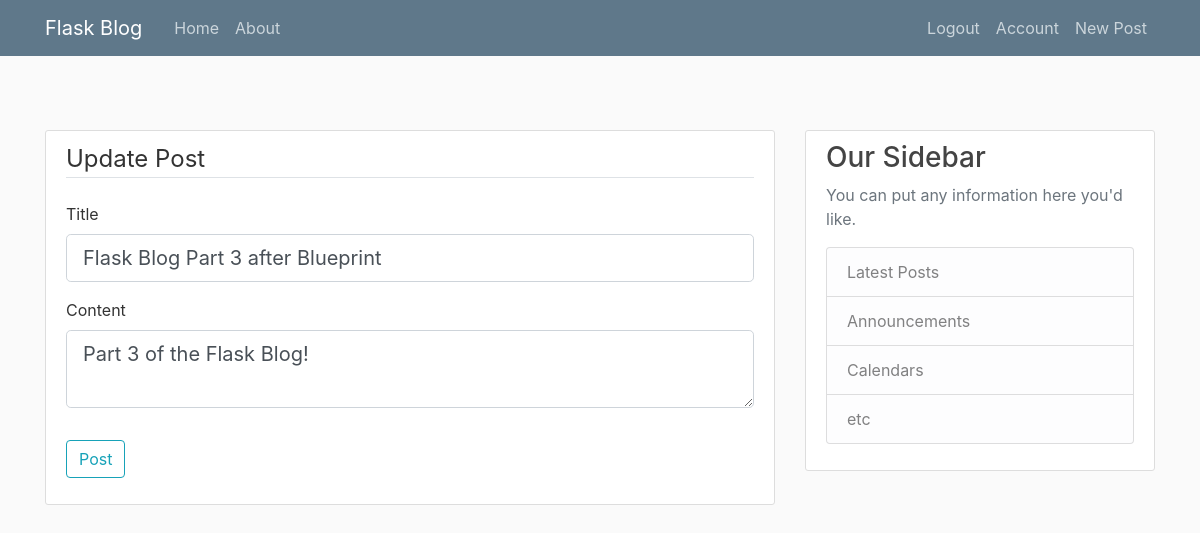
The app's page /post/3/update (signed in) with its own data.
### flaskblog/models.py (models this page shows, shortened)
class Post(db.Model):
    id = db.Column(db.Integer, primary_key=True)
    title = db.Column(db.String(100), unique=True, nullable=False)
    date_posted = db.Column(db.DateTime, nullable=False, default=datetime.utcnow)
    content = db.Column(db.Text, nullable=False)
    user_id = db.Column(db.Integer, db.ForeignKey("user.id"), nullable=False)

### flaskblog/posts/routes.py (the view)
@login_required
@posts.route("/post/<int:post_id>/update", methods=["GET", "POST"])
def update_post(post_id):
    post = Post.query.get_or_404(post_id)
    if post.author != current_user:
        abort(403)
    form = PostForm()
    if form.validate_on_submit():
        post.title = form.title.data
        post.content = form.content.data
        db.session.commit()
        flash("Your Post Has been updated!", "success")
        return redirect(url_for("posts.post", post_id=post.id))
    elif request.method == "GET":
        form.title.data = post.title
        form.content.data = post.content
    return render_template(
        "create_post.html", title="Update Post", form=form, legend="Update Post"
    )

### flaskblog/posts/forms.py
class PostForm(FlaskForm):
    title = StringField("Title", validators=[DataRequired()])
    content = TextAreaField("Content", validators=[DataRequired()])
    submit = SubmitField("Post")

### flaskblog/models.py (called while the page is built)
@login_manager.user_loader
def load_user(user_id):
    return User.query.get(int(user_id))

### flaskblog/templates/create_post.html (shortened to what this page needs)
{% extends "layout.html" %}
{% block content %}
<div class="content-section">
    <form action="" method="POST">
        <fieldset class="form-group">
            <legend class="border-bottom mb-4">{{ legend }}</legend>
            <div class="form-group">
                {{ form.title.label(class="form-control-label") }}
                {% if form.title.errors %}
                    {{ form.title(class="form-control form-control-lg is-invalid") }}
                    <div class="invalid-feedback">
                        {% for error in form.title.errors %}
                            <span>
                                {{ error }}
                            </span>
                        {% endfor %}
                    </div>
                    {% else %}
                        {{ form.title(class="form-control form-control-lg ") }}
                {% endif %}
            </div>
            <div class="form-group">
                {{ form.content.label(class="form-control-label") }}
                {% if form.content.errors %}
                    {{ form.content(class="form-control form-control-lg is-invalid") }}
                    <div class="invalid-feedback">
                        {% for error in form.content.errors %}
                            <span>
                                {{ error }}
                            </span>
                        {% endfor %}
                    </div>
                    {% else %}
                        {{ form.content(class="form-control form-control-lg ") }}
                {% endif %}
            </div>
        </fieldset>
        <div class="form-group">
            {{ form.submit(class="btn btn-outline-info") }}
        </div>
    </form>
    </div>
{% endblock content %}

### flaskblog/static/main.css (style rules this page uses)
body { background: #fafafa; color: #333333; margin-top: 5rem; }
.content-section { background: #ffffff; padding: 10px 20px; border: 1px solid #dddddd; border-radius: 3px; margin-bottom: 20px; }

### records on screen
Post: title "Flask Blog Part 3 after Blueprint", content "Part 3 of the Flask Blog!"

### other values on screen
{{ legend }} "Update Post"
